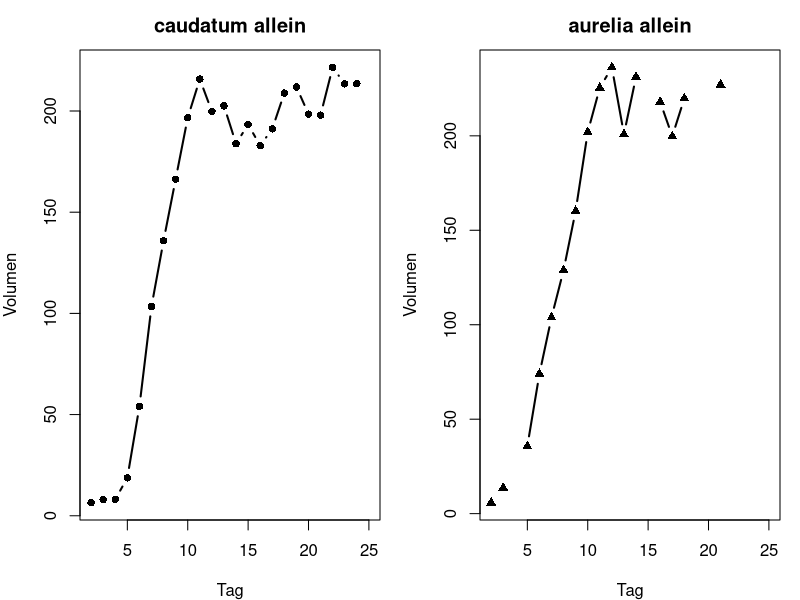
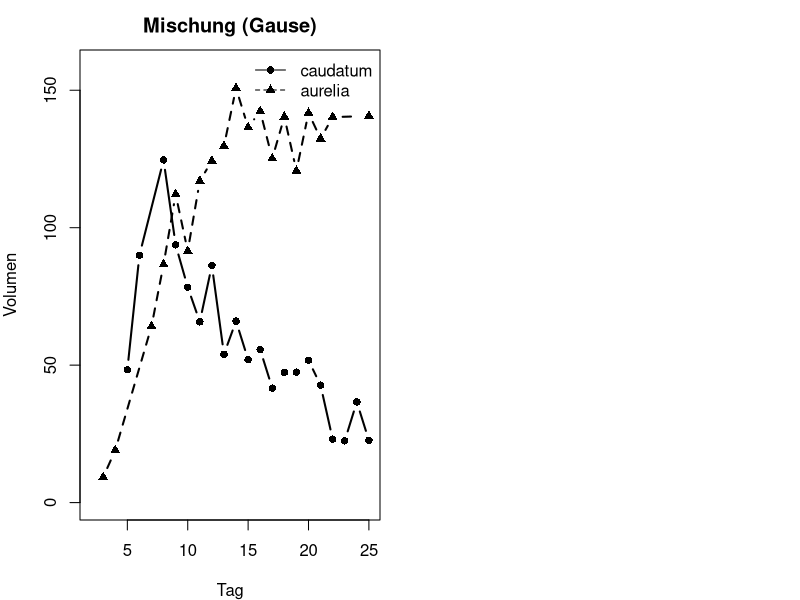
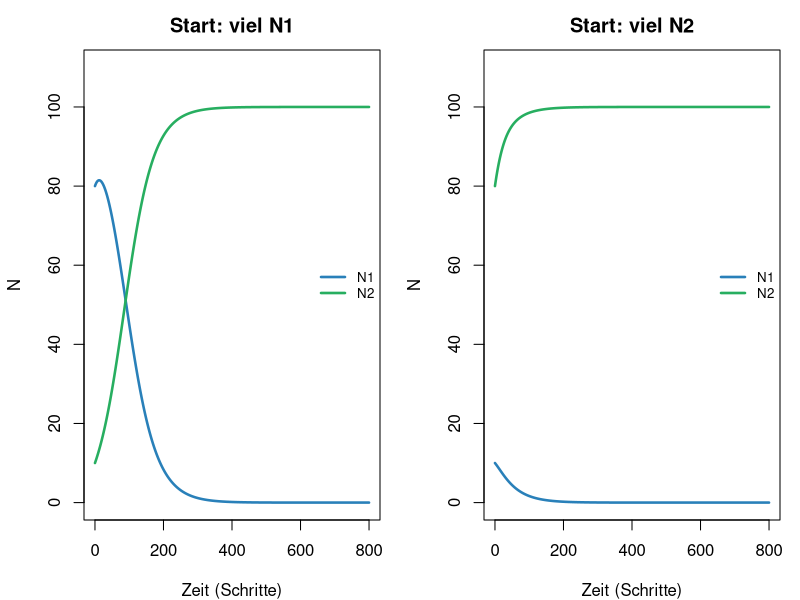
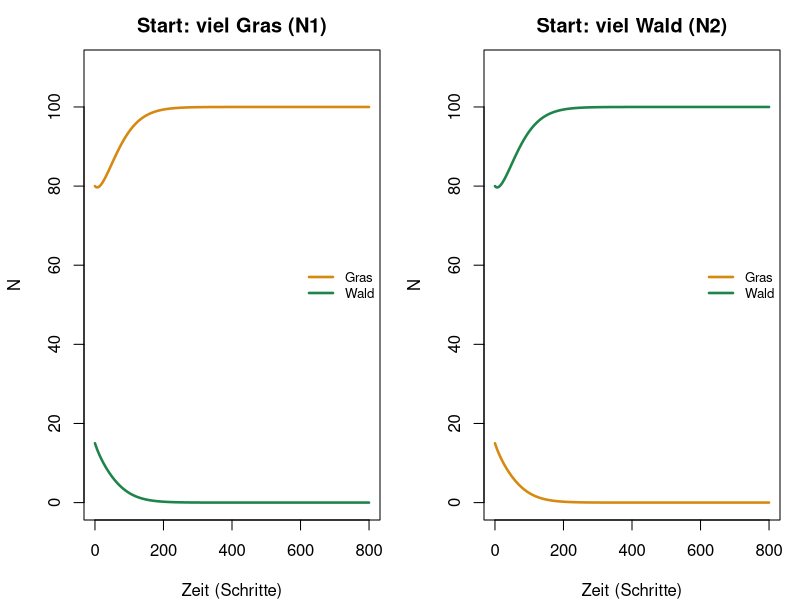
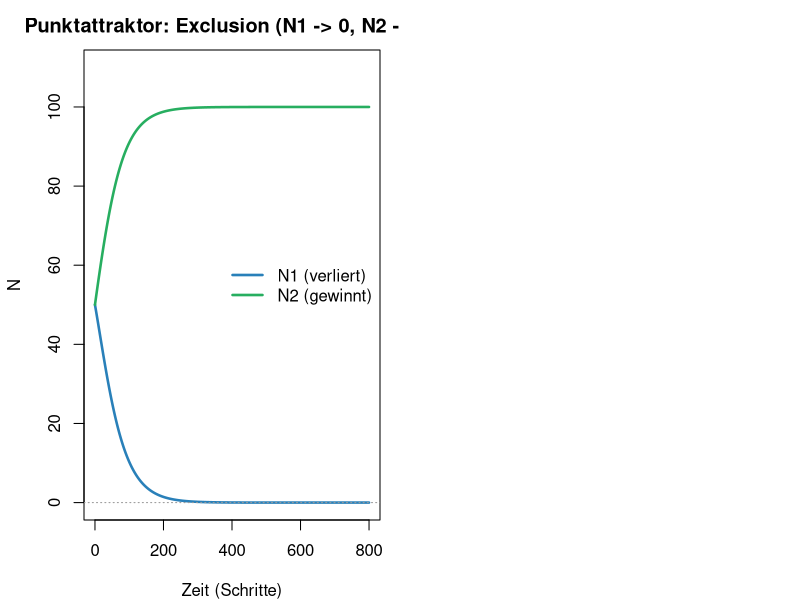
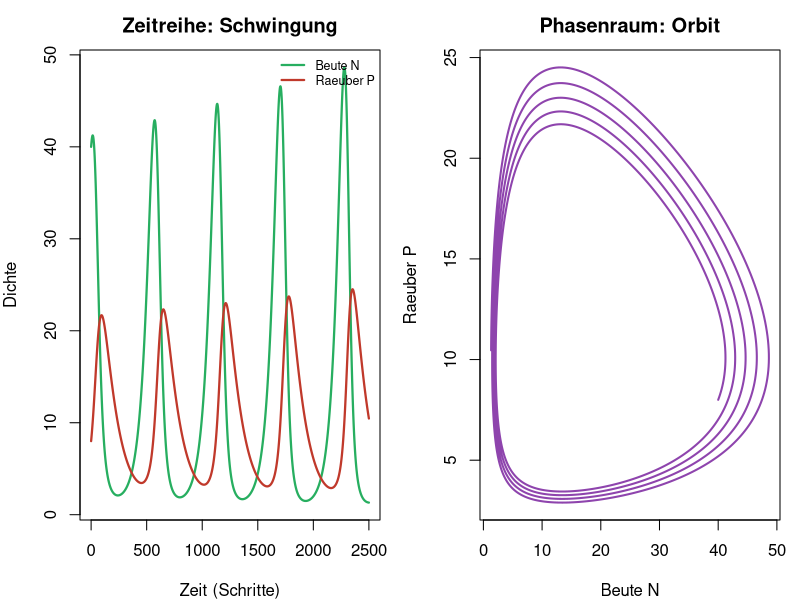
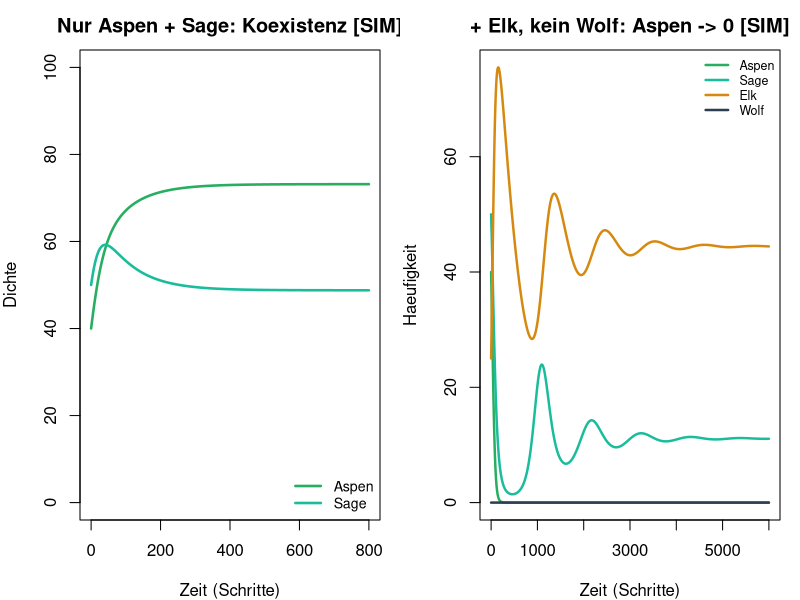
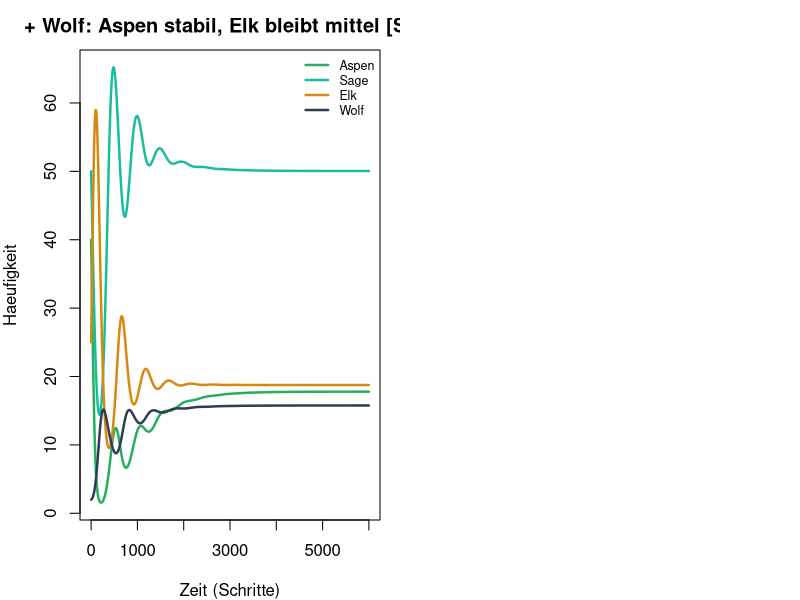

R code for these plots, in order:
## ---- chunk 1
#| fig-height: 3.4
#| fig-width: 8
pc <- read.csv("data/paramecium_caudatum_alone.csv")
pa <- read.csv("data/paramecium_aurelia_alone.csv")
par(mfrow = c(1, 2), mar = c(4, 4, 2.5, 1))
plot(pc$day, pc$volume, type = "b", pch = 16, lwd = 2,
     xlab = "Tag", ylab = "Volumen", main = "caudatum allein")
plot(pa$day, pa$volume, type = "b", pch = 17, lwd = 2,
     xlab = "Tag", ylab = "Volumen", main = "aurelia allein")
## ---- chunk 2
#| fig-height: 3.6
#| fig-width: 7
mix <- read.csv("data/paramecium_competition.csv")
# digitalisierte Punkte: fehlende Werte weglassen (sonst Luecken in type="b")
c_ok <- !is.na(mix$caudatum)
a_ok <- !is.na(mix$aurelia)
ymax <- max(c(mix$caudatum, mix$aurelia), na.rm = TRUE)
plot(mix$day[c_ok], mix$caudatum[c_ok], type = "b", pch = 16, lwd = 2,
     xlab = "Tag", ylab = "Volumen",
     main = "Mischung (Gause)", ylim = c(0, ymax * 1.05),
     xlim = range(mix$day, na.rm = TRUE))
lines(mix$day[a_ok], mix$aurelia[a_ok], type = "b", pch = 17, lwd = 2, lty = 2)
legend("topright", c("caudatum", "aurelia"), pch = c(16, 17), lty = 1:2, bty = "n")
## ---- chunk 3
#| fig-height: 3.8
#| fig-width: 9
next_comp <- function(N1, N2, r1, r2, K1, K2, a12, a21) {
  d1 <- r1 * N1 * (1 - (N1 + a12 * N2) / K1)
  d2 <- r2 * N2 * (1 - (N2 + a21 * N1) / K2)
  c(N1 = max(N1 + d1, 0), N2 = max(N2 + d2, 0))
}
sim_comp <- function(N10, N20, a12, a21, T = 800) {
  N1 <- numeric(T + 1); N2 <- numeric(T + 1)
  N1[1] <- N10; N2[1] <- N20
  for (t in 1:T) {
    out <- next_comp(N1[t], N2[t], 0.05, 0.05, 100, 100, a12, a21)
    N1[t + 1] <- out["N1"]; N2[t + 1] <- out["N2"]
  }
  data.frame(time = 0:T, N1 = N1, N2 = N2)
}
A <- sim_comp(80, 10, 1.4, 0.5)
B <- sim_comp(10, 80, 1.4, 0.5)
par(mfrow = c(1, 2), mar = c(4, 4.2, 2.5, 1))
matplot(A$time, cbind(A$N1, A$N2), type = "l", lty = 1, lwd = 2.5,
        col = c("#2980b9", "#27ae60"), ylim = c(0, 110),
        xlab = "Zeit (Schritte)", ylab = "N", main = "Start: viel N1")
legend("right", c("N1", "N2"), col = c("#2980b9", "#27ae60"),
       lty = 1, lwd = 2.5, bty = "n", cex = 0.8)
matplot(B$time, cbind(B$N1, B$N2), type = "l", lty = 1, lwd = 2.5,
        col = c("#2980b9", "#27ae60"), ylim = c(0, 110),
        xlab = "Zeit (Schritte)", ylab = "N", main = "Start: viel N2")
legend("right", c("N1", "N2"), col = c("#2980b9", "#27ae60"),
       lty = 1, lwd = 2.5, bty = "n", cex = 0.8)
## ---- chunk 4
#| fig-height: 3.8
#| fig-width: 9
G <- sim_comp(80, 15, 1.5, 1.5)  # Gras voraus
W <- sim_comp(15, 80, 1.5, 1.5)  # Wald voraus
par(mfrow = c(1, 2), mar = c(4, 4.2, 2.5, 1))
matplot(G$time, cbind(G$N1, G$N2), type = "l", lty = 1, lwd = 2.5,
        col = c("#d68910", "#1e8449"), ylim = c(0, 110),
        xlab = "Zeit (Schritte)", ylab = "N", main = "Start: viel Gras (N1)")
legend("right", c("Gras", "Wald"), col = c("#d68910", "#1e8449"),
       lty = 1, lwd = 2.5, bty = "n", cex = 0.8)
matplot(W$time, cbind(W$N1, W$N2), type = "l", lty = 1, lwd = 2.5,
        col = c("#d68910", "#1e8449"), ylim = c(0, 110),
        xlab = "Zeit (Schritte)", ylab = "N", main = "Start: viel Wald (N2)")
legend("right", c("Gras", "Wald"), col = c("#d68910", "#1e8449"),
       lty = 1, lwd = 2.5, bty = "n", cex = 0.8)
## ---- chunk 5
#| fig-height: 3.4
#| fig-width: 7.5
ex <- sim_comp(50, 50, 1.4, 0.5)
matplot(ex$time, cbind(ex$N1, ex$N2), type = "l", lty = 1, lwd = 2.5,
        col = c("#2980b9", "#27ae60"), ylim = c(0, 110),
        xlab = "Zeit (Schritte)", ylab = "N",
        main = "Punktattraktor: Exclusion (N1 -> 0, N2 -> K)")
legend("right", c("N1 (verliert)", "N2 (gewinnt)"),
       col = c("#2980b9", "#27ae60"), lty = 1, lwd = 2.5, bty = "n")
abline(h = 0, lty = 3, col = "grey60")
## ---- chunk 6
#| fig-height: 3.5
#| fig-width: 8.5
sim_pp <- function(N0 = 40, P0 = 8, T = 2500) {
  N <- numeric(T + 1); P <- numeric(T + 1)
  N[1] <- N0; P[1] <- P0
  r <- 0.020; a <- 0.002; e <- 0.3; m <- 0.008
  for (t in 1:T) {
    dN <- r * N[t] - a * N[t] * P[t]
    dP <- e * a * N[t] * P[t] - m * P[t]
    N[t + 1] <- max(N[t] + dN, 0)
    P[t + 1] <- max(P[t] + dP, 0)
  }
  data.frame(time = 0:T, N = N, P = P)
}
pp <- sim_pp()
par(mfrow = c(1, 2), mar = c(4, 4, 2.5, 1))
matplot(pp$time, cbind(pp$N, pp$P), type = "l", lty = 1, lwd = 2.2,
        col = c("#27ae60", "#c0392b"), xlab = "Zeit (Schritte)", ylab = "Dichte",
        main = "Zeitreihe: Schwingung")
legend("topright", c("Beute N", "Raeuber P"), col = c("#27ae60", "#c0392b"),
       lty = 1, lwd = 2.2, bty = "n", cex = 0.75)
plot(pp$N, pp$P, type = "l", lwd = 2, col = "#8e44ad",
     xlab = "Beute N", ylab = "Raeuber P", main = "Phasenraum: Orbit")
## ---- chunk 7
#| fig-height: 3.3
#| fig-width: 7.5
plants <- sim_comp(40, 50, 0.55, 0.7)
matplot(plants$time, cbind(plants$N1, plants$N2), type = "l", lty = 1, lwd = 2.5,
        col = c("#27ae60", "#1abc9c"), ylim = c(0, 100),
        xlab = "Zeit (Schritte)", ylab = "Dichte", main = "Nur Aspen + Sage: Koexistenz [SIM]")
legend("bottomright", c("Aspen", "Sage"),
       col = c("#27ae60", "#1abc9c"), lty = 1, lwd = 2.5, bty = "n", cex = 0.85)
## ---- chunk 8
#| fig-height: 3.9
#| fig-width: 8.8
next_web <- function(x, p) {
  A <- x["Aspen"]; S <- x["Sage"]; E <- x["Elk"]; W <- x["Wolf"]
  dA <- p$rA * A * (1 - (A + p$aAS * S) / p$K) - p$a_elk_aspen * A * E
  dS <- p$rS * S * (1 - (S + p$aSA * A) / p$K) - p$a_elk_sage * S * E
  dE <- (p$eE * (p$a_elk_aspen * A + p$a_elk_sage * S) * E -
           p$mE * E - p$a_wolf_elk * E * W)
  dW <- p$eW * p$a_wolf_elk * E * W - p$mW * W
  c(Aspen = max(A + dA, 0), Sage = max(S + dS, 0),
    Elk = max(E + dE, 0), Wolf = max(W + dW, 0))
}
web_p <- list(
  rA = 0.024, rS = 0.020, K = 100,
  aAS = 0.55, aSA = 0.70,
  a_elk_aspen = 0.0007, a_elk_sage = 0.0004,
  eE = 0.45, mE = 0.002,
  a_wolf_elk = 0.0008, eW = 0.40, mW = 0.006
)
sim_web <- function(Wolf0 = 0, T = 6000, p = web_p) {
  X <- matrix(0, T + 1, 4,
              dimnames = list(NULL, c("Aspen", "Sage", "Elk", "Wolf")))
  X[1, ] <- c(Aspen = 40, Sage = 50, Elk = 25, Wolf = Wolf0)
  for (t in 1:T) X[t + 1, ] <- next_web(X[t, ], p)
  data.frame(time = 0:T, X)
}
noW <- sim_web(Wolf0 = 0)
cols <- c(Aspen = "#27ae60", Sage = "#1abc9c", Elk = "#d68910", Wolf = "#2c3e50")
matplot(noW$time, noW[, names(cols)], type = "l", lty = 1, lwd = 2.4,
        col = cols, xlab = "Zeit (Schritte)", ylab = "Haeufigkeit",
        main = "+ Elk, kein Wolf: Aspen -> 0 [SIM]")
legend("topright", names(cols), col = cols, lty = 1, lwd = 2.4, bty = "n", cex = 0.75)
## ---- chunk 9
#| fig-height: 3.9
#| fig-width: 8.8
withW <- sim_web(Wolf0 = 2)
matplot(withW$time, withW[, names(cols)], type = "l", lty = 1, lwd = 2.4,
        col = cols, xlab = "Zeit (Schritte)", ylab = "Haeufigkeit",
        main = "+ Wolf: Aspen stabil, Elk bleibt mittel [SIM]")
legend("topright", names(cols), col = cols, lty = 1, lwd = 2.4, bty = "n", cex = 0.75)
## ---- chunk 10
#| fig-height: 3.8
#| fig-width: 8.5
late <- function(df) colMeans(tail(df[, names(cols)], 1500))
M <- rbind(ohne_Wolf = late(noW), mit_Wolf = late(withW))
par(mfrow = c(1, 2), mar = c(4.5, 4, 2.5, 1))
barplot(t(M[, c("Aspen", "Sage")]), beside = TRUE,
        col = c("#27ae60", "#1abc9c"), ylab = "Mittel (spaete Zeit)",
        main = "Pflanzen", legend.text = c("Aspen", "Sage"),
        args.legend = list(x = "topleft", bty = "n", cex = 0.8))
barplot(t(M[, c("Elk", "Wolf")]), beside = TRUE,
        col = c("#d68910", "#2c3e50"), ylab = "Mittel (spaete Zeit)",
        main = "Tiere", legend.text = c("Elk", "Wolf"),
        args.legend = list(x = "topleft", bty = "n", cex = 0.8))
## ---- chunk 11
#| fig-height: 3.9
#| fig-width: 9
next_rich <- function(x, p) {
  A <- x["Aspen"]; S <- x["Sage"]; E <- x["Elk"]
  W <- x["Wolf"]; C <- x["Coyote"]; B <- x["Beaver"]
  dA <- p$rA * A * (1 - (A + p$aAS * S) / p$K) *
           (1 + p$fBA * B / (p$hB + B)) - p$aEA * A * E
  dS <- p$rS * S * (1 - (S + p$aSA * A) / p$K) - p$aES * S * E
  dE <- p$eE * (p$aEA * A + p$aES * S) * E - p$mE * E - p$aWE * E * W
  dW <- p$eW * p$aWE * E * W - p$mW * W
  dC <- p$rC * C * (1 - C / p$KC) - p$aWC * C * W
  dB <- p$rB * B * (A / (p$hA + A)) - p$mB * B * (1 + B / p$KB)
  c(Aspen = max(A + dA, 0), Sage = max(S + dS, 0),
    Elk = max(E + dE, 0), Wolf = max(W + dW, 0),
    Coyote = max(C + dC, 0), Beaver = max(B + dB, 0))
}
rich_p <- list(
  rA = 0.024, rS = 0.020, K = 100, aAS = 0.55, aSA = 0.70,
  aEA = 0.0007, aES = 0.0004, eE = 0.45, mE = 0.002,
  aWE = 0.0008, eW = 0.40, mW = 0.006,
  rC = 0.014, KC = 28, aWC = 0.00044,
  rB = 0.010, hA = 10, mB = 0.0032, KB = 12, fBA = 0.30, hB = 5
)
sim_rich <- function(Wolf0 = 0, T = 5500, p = rich_p) {
  nm <- c("Aspen", "Sage", "Elk", "Wolf", "Coyote", "Beaver")
  X <- matrix(0, T + 1, 6, dimnames = list(NULL, nm))
  X[1, ] <- c(Aspen = 40, Sage = 50, Elk = 25, Wolf = Wolf0,
              Coyote = 12, Beaver = 3)
  for (t in 1:T) X[t + 1, ] <- next_rich(X[t, ], p)
  data.frame(time = 0:T, X)
}
rich_cols <- c(Aspen = "#27ae60", Sage = "#1abc9c", Elk = "#d68910",
               Wolf = "#2c3e50", Coyote = "#7f8c8d", Beaver = "#8e44ad")
noW_rich <- sim_rich(Wolf0 = 0)
matplot(noW_rich$time, noW_rich[, names(rich_cols)], type = "l", lty = 1,
        lwd = 2.2, col = rich_cols, xlab = "Zeit (Schritte)", ylab = "Haeufigkeit",
        main = "6 Knoten, kein Wolf: Aspen & Biber -> 0, Kojote hoch [SIM]")
legend("topright", names(rich_cols), col = rich_cols, lty = 1, lwd = 2.2,
       bty = "n", cex = 0.7, ncol = 2)
## ---- chunk 12
#| fig-height: 3.9
#| fig-width: 9
withW_rich <- sim_rich(Wolf0 = 2)
matplot(withW_rich$time, withW_rich[, names(rich_cols)], type = "l", lty = 1,
        lwd = 2.2, col = rich_cols, xlab = "Zeit (Schritte)", ylab = "Haeufigkeit",
        main = "Mit Wolf: Aspen + Biber hoch, Kojote runter [SIM]")
legend("topright", names(rich_cols), col = rich_cols, lty = 1, lwd = 2.2,
       bty = "n", cex = 0.7, ncol = 2)
## ---- chunk 13
#| fig-height: 3.7
#| fig-width: 8.5
late6 <- function(df) colMeans(tail(df[, names(rich_cols)], 1200))
M6 <- rbind(ohne = late6(noW_rich), mit = late6(withW_rich))
par(mfrow = c(1, 2), mar = c(4.5, 4, 2.5, 1))
barplot(t(M6[, c("Aspen", "Beaver")]), beside = TRUE,
        col = c("#27ae60", "#8e44ad"), ylab = "Mittel (spaete Zeit)",
        main = "Aspen & Biber", legend.text = c("Aspen", "Biber"),
        args.legend = list(x = "topleft", bty = "n", cex = 0.75))
barplot(t(M6[, c("Coyote", "Wolf")]), beside = TRUE,
        col = c("#7f8c8d", "#2c3e50"), ylab = "Mittel (spaete Zeit)",
        main = "Kojote & Wolf", legend.text = c("Kojote", "Wolf"),
        args.legend = list(x = "topleft", bty = "n", cex = 0.75))
